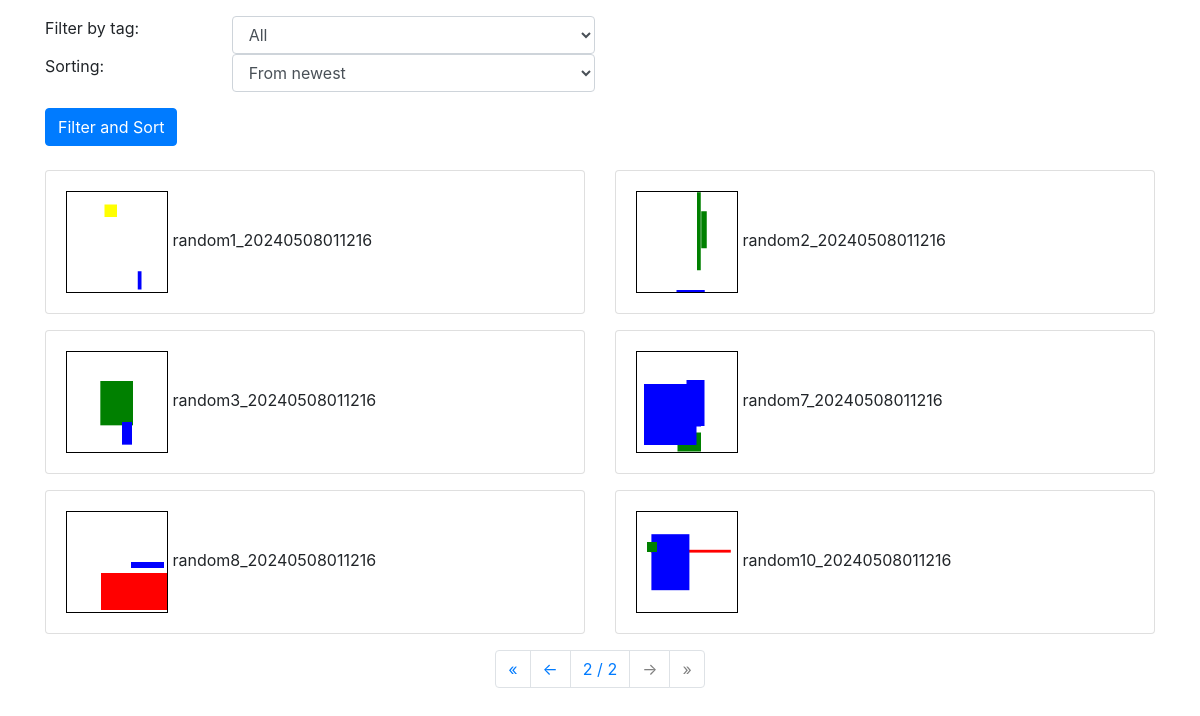
Page /images/?page=2 on the committed database.
### images/models.py (models this page shows, shortened)
class Image(models.Model):
    image_title = models.CharField(max_length=100)
    pub_date = models.DateTimeField('date published')
    width = models.IntegerField(default=100)
    height = models.IntegerField(default=100)
    editors = models.ManyToManyField(User, blank=True)
    tags = models.ManyToManyField(ImageTag, blank=True)
    description = models.CharField(max_length=2000, default='', blank=True)

### images/views.py (the view)
# urls.py: path('', views.index, name='index'),
def index(request):
    images = Image.objects.order_by('-pub_date')
    chosen_tag = request.GET.get('tag')
    if chosen_tag:
        images = images.filter(tags__tag=chosen_tag)
    else:
        chosen_tag = 'All'
    sort_by = request.GET.get('sort_by', 'pub_dec')
    if sort_by == 'pub_asc':
        images = images.order_by('pub_date')
    if sort_by == 'pub_dec':
        images = images.order_by('-pub_date')
    template = loader.get_template('images/index.html')
    items = [(img, generate_miniature(img)) for img in images]
    paginator = Paginator(items, 10)
    page_number = request.GET.get('page', 1)
    page_images = paginator.get_page(page_number)
    tags = ImageTag.objects.all().order_by('tag')
    context = {
        'images': page_images,
        'tags': tags,
        'chosen_tag': chosen_tag,
        'sort_by': sort_by,
    }
    return HttpResponse(template.render(context, request))

### images/templatetags/custom_tags.py (called while the page is built)
@register.simple_tag(takes_context=True)
def param_replace(context, **kwargs):
    d = context['request'].GET.copy()
    for k, v in kwargs.items():
        d[k] = v
    for k in [k for k, v in d.items() if not v]:
        del d[k]
    return d.urlencode()

### images/views.py (called while the page is built)
def generate_miniature(image: Image):
    rectangles = Rectangle.objects.filter(image=image).order_by('time_added')
    svg_data = f'<a href="view/{image.id}" style="display: inline-block; border: 1px solid black;">\n'
    svg_data += f'<svg width="100" height="100" \
        viewBox="0 0 {image.width} {image.height}" version="1.1" xmlns="http://www.w3.org/2000/svg">\n'
    for r in rectangles:
        svg_data += f'<rect x="{r.x_pos}" y="{r.y_pos}" width="{r.width}" \
            height="{r.height}" fill="{r.fill_color}"></rect>\n'
    svg_data += '</svg></a>\n'
    return svg_data

### images/templates/images/index.html (shortened to what this page needs)
<!DOCTYPE html>
<html>
<head>
    <link rel="stylesheet" href="https://stackpath.bootstrapcdn.com/bootstrap/4.5.2/css/bootstrap.min.css">
</head>
<body>
    {% load custom_tags %}
    <div class="container">
        <form method="GET" class="mt-3">
            <div class="form-row">
                <label for="tag" class="col-lg-2">Filter by tag:</label>
                <div class="col-lg-4">
                    <select name="tag" id="tag" class="form-control">
                        {% if chosen_tag == 'All' %}
                            <option selected value="">All</option>
                        {% else %}
                            <option value="">All</option>
                        {% endif %}
                    </select>
                </div>
            </div>
            <div class="form-row">
                <label for="sort_by" class="col-lg-2">Sorting:</label>
                <div class="col-lg-4">
                    <select name="sort_by" id="sort_by" class="form-control">
                        <option {% if sort_by == 'pub_dec'%} selected {%endif%} value="pub_dec">From newest</option>
                    </select>
                </div>
            </div>
            <div class="mt-3">
                <button type="submit" class="btn btn-primary">Filter and Sort</button>
            </div>
        </form>
        <div class="row mt-4">
            {% for img, mini in images %}
                <div class="col-md-6 mb-3">
                    <div class="card">
                        <div class="card-body">
                            {{mini | safe}}
                            {{img.image_title}}
                        </div>
                    </div>
                </div>
            {% endfor %}
        </div>
        <div class="pagination-box">
            <nav aria-label="Page navigation">
                <ul class="pagination justify-content-center">
                    {% if images.has_previous %}
                    <li class="page-item">
                        <a class="page-link" href="?{% param_replace page=1 %}">&laquo;</a>
                    </li>
                    <li class="page-item">
                        <a class="page-link" href="?{% param_replace page=images.previous_page_number %}">&larr;</a>
                    </li>
                    {% endif %}
                    <li class="page-item">
                        <span class="page-link">{{ images.number }} / {{ images.paginator.num_pages }}</span>
                    </li>
                    {% if images.has_next %}
                    <li class="page-item">
                        <a class="page-link" href="?{% param_replace page=images.next_page_number %}">&rarr;</a>
                    </li>
                    <li class="page-item">
                        <a class="page-link" href="?{% param_replace page=images.paginator.num_pages %}">&raquo;</a>
                    </li>
                    {% else %}
                    <li class="page-item">
                        <span class="page-link" style="color: grey">&rarr;</span>
                    </li>
                    <li class="page-item">
                        <span class="page-link" style="color: grey">&raquo;</span>
                    </li>
                    {% endif %}
                </ul>
            </nav>
        </div>
    </div>
</body>
</html>

### rows in the picture
Image: image_title "random1_20240508011216"
Image: image_title "random2_20240508011216"
Image: image_title "random3_20240508011216"
Image: image_title "random7_20240508011216"
Image: image_title "random8_20240508011216"
Image: image_title "random10_20240508011216"

### other values in the picture
{{ images.number }} "2"
{{ images.paginator.num_pages }} "2"
